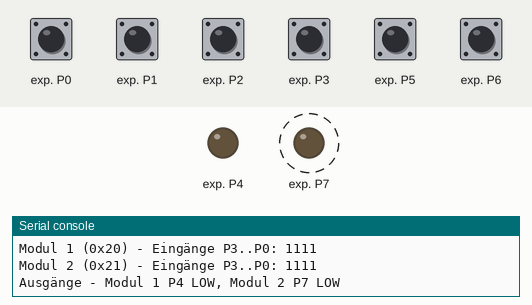
Simulated run of this program. Board: ESP32 board running MicroPython. On the bench: output pins drawn as LEDs (lit = HIGH), the last lines printed to the serial console. Dashed ring = blinking. The inputs (shaded band) are chosen by the test bench; at power-on: exp. P0–3, exp. P5, exp. P6 HIGH.

Above: at 0.2 s.
At 3.1 s:
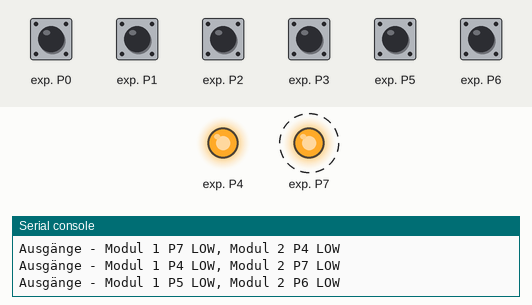
Timing chart, 0 to 4.7 s (numbered marks = the images above):
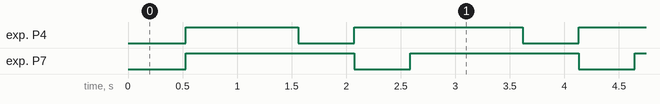

The program:

pcf8574_test-in-out-2.py
```python
"""Ein-/Ausgangstest für zwei PCF8574-Module an einem I2C-Bus."""

from machine import I2C, Pin
import time


# Kabelfarben: VCC - rot, GND - blau
SDA_PIN = 21  # GPIO21 - SDA - gelb
SCL_PIN = 22  # GPIO22 - SCL - grün
I2C_ID = 0
I2C_FREQUENZ = 100_000

# Die Adressen müssen an den beiden Modulen unterschiedlich eingestellt sein.
ADRESSE_MODUL_1 = 0x20
ADRESSE_MODUL_2 = 0x21

EINGANGSMASKE = 0x0F   # P0 bis P3
AUSGANGSMASKE = 0xF0   # P4 bis P7
AUSGANGSWECHSEL_MS = 500
SCHLEIFENPAUSE_MS = 20


def adressen_anzeigen(i2c):
    adressen = i2c.scan()
    print("Gefundene I2C-Adressen:", [hex(adresse) for adresse in adressen])
    return adressen


class PCF8574:
    """Steuert vier Eingänge und vier Ausgänge eines PCF8574."""

    def __init__(self, i2c, adresse, name):
        self.i2c = i2c
        self.adresse = adresse
        self.name = name
        self.ausgabewert = 0xFF
        self.schreiben(self.ausgabewert)

    def schreiben(self, wert):
        # P0 bis P3 bleiben 1 und sind dadurch als Eingänge freigegeben.
        self.ausgabewert = (wert & AUSGANGSMASKE) | EINGANGSMASKE
        self.i2c.writeto(self.adresse, bytes((self.ausgabewert,)))

    def lesen(self):
        return self.i2c.readfrom(self.adresse, 1)[0]

    def eingaenge_lesen(self):
        return self.lesen() & EINGANGSMASKE

    def ausgaenge_schreiben(self, wert):
        self.schreiben((wert << 4) & AUSGANGSMASKE)


i2c = I2C(
    I2C_ID,
    sda=Pin(SDA_PIN),
    scl=Pin(SCL_PIN),
    freq=I2C_FREQUENZ,
)

print("Test für zwei PCF8574-Module")

if ADRESSE_MODUL_1 == ADRESSE_MODUL_2:
    raise ValueError("Die beiden PCF8574-Module benötigen verschiedene Adressen.")

gefundene_adressen = adressen_anzeigen(i2c)

for adresse in (ADRESSE_MODUL_1, ADRESSE_MODUL_2):
    if adresse not in gefundene_adressen:
        raise OSError(
            "PCF8574 nicht unter {} gefunden. Adressbrücken prüfen.".format(
                hex(adresse)
            )
        )

module = (
    PCF8574(i2c, ADRESSE_MODUL_1, "Modul 1"),
    PCF8574(i2c, ADRESSE_MODUL_2, "Modul 2"),
)

print("Modul 1:", hex(ADRESSE_MODUL_1))
print("Modul 2:", hex(ADRESSE_MODUL_2))
print("Auf beiden Modulen: P0 bis P3 Eingänge, Taster jeweils gegen GND")
print("Auf beiden Modulen: P4 bis P7 Ausgänge")

letzte_eingaenge = [None, None]
ausgangsnummer = 0
naechster_ausgangswechsel = time.ticks_ms()

try:
    while True:
        for index, modul in enumerate(module):
            eingaenge = modul.eingaenge_lesen()

            if eingaenge != letzte_eingaenge[index]:
                print(
                    "{} ({}) - Eingänge P3..P0: {:04b}".format(
                        modul.name,
                        hex(modul.adresse),
                        eingaenge,
                    )
                )
                letzte_eingaenge[index] = eingaenge

        jetzt = time.ticks_ms()
        if time.ticks_diff(jetzt, naechster_ausgangswechsel) >= 0:
            # Modul 1 läuft von P4 nach P7.
            ausgaenge_1 = 0x0F & ~(1 << ausgangsnummer)

            # Modul 2 läuft zur besseren Unterscheidung von P7 nach P4.
            ausgangsnummer_2 = 3 - ausgangsnummer
            ausgaenge_2 = 0x0F & ~(1 << ausgangsnummer_2)

            module[0].ausgaenge_schreiben(ausgaenge_1)
            module[1].ausgaenge_schreiben(ausgaenge_2)

            print(
                "Ausgänge - Modul 1 P{} LOW, Modul 2 P{} LOW".format(
                    ausgangsnummer + 4,
                    ausgangsnummer_2 + 4,
                )
            )

            ausgangsnummer = (ausgangsnummer + 1) % 4
            naechster_ausgangswechsel = time.ticks_add(
                jetzt,
                AUSGANGSWECHSEL_MS,
            )

        time.sleep_ms(SCHLEIFENPAUSE_MS)
finally:
    for modul in module:
        modul.schreiben(0xFF)

    print("Alle Ports beider Module HIGH/freigegeben.")
```

Measured:
- by itself, exp. P4: repeats every 2.1 s: LOW 0.51 s, HIGH 1.5 s
- by itself, exp. P7: alternates HIGH for 1.5 s and LOW for 0.51 s
- by itself, everything shown: repeats every 2.1 s, in 3 steps
